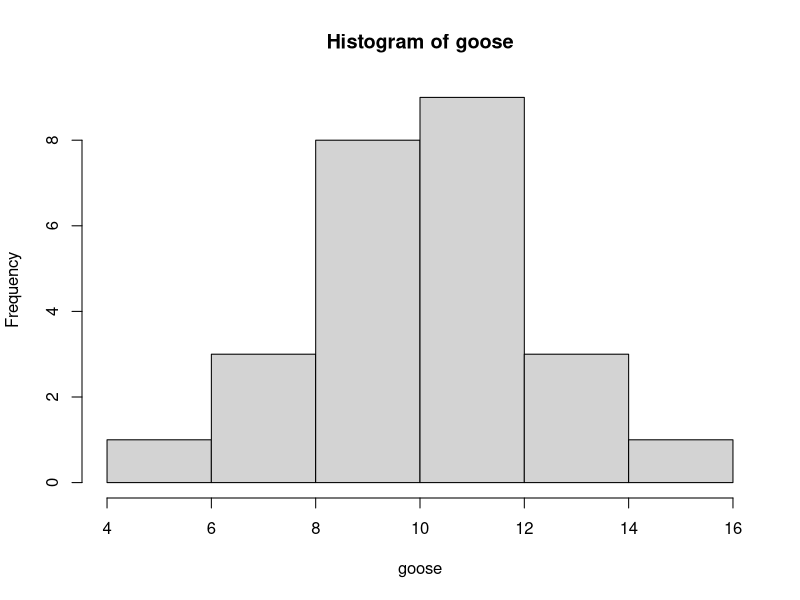
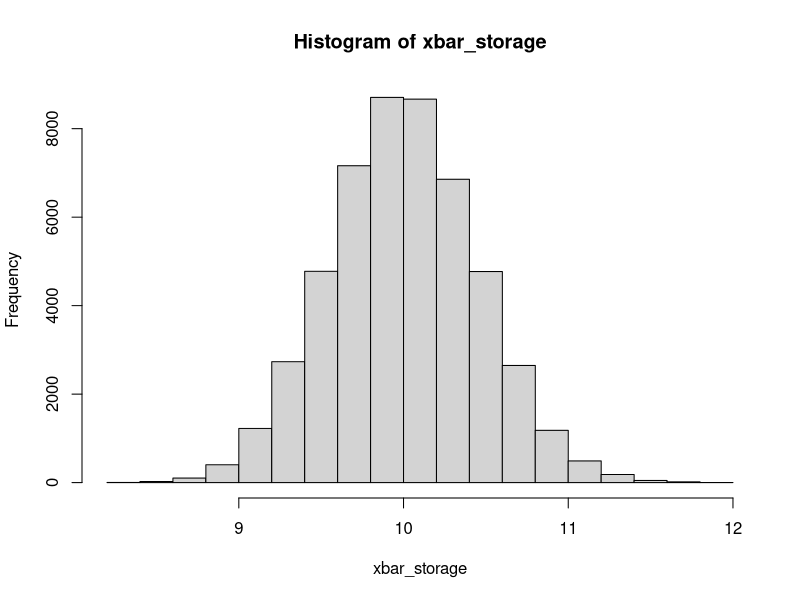

Generate these figures, in order, with R:
## ---- chunk 1
ranks <- 1:10
print(ranks) 
## ---- chunk 2
x <- pnorm(12.2, 10, 2)
y<-1-x
print(y)
## ---- chunk 3
y <- rpois(16,7)
y.mean <- mean(y)
print(y.mean)
y.variance <- var(y)
print(y.variance)
## ---- chunk 4
goose <- rgamma(25,20,2)
hist(goose)
## ---- chunk 5
NMC <- 50000

xbar_storage <- rep(NA, NMC)

for (i in 1:NMC) {
  temp_eggs <- rgamma(25,20,2)
  temp_mean <- mean(temp_eggs)
  xbar_storage[i] <- temp_mean
}

hist(xbar_storage)
